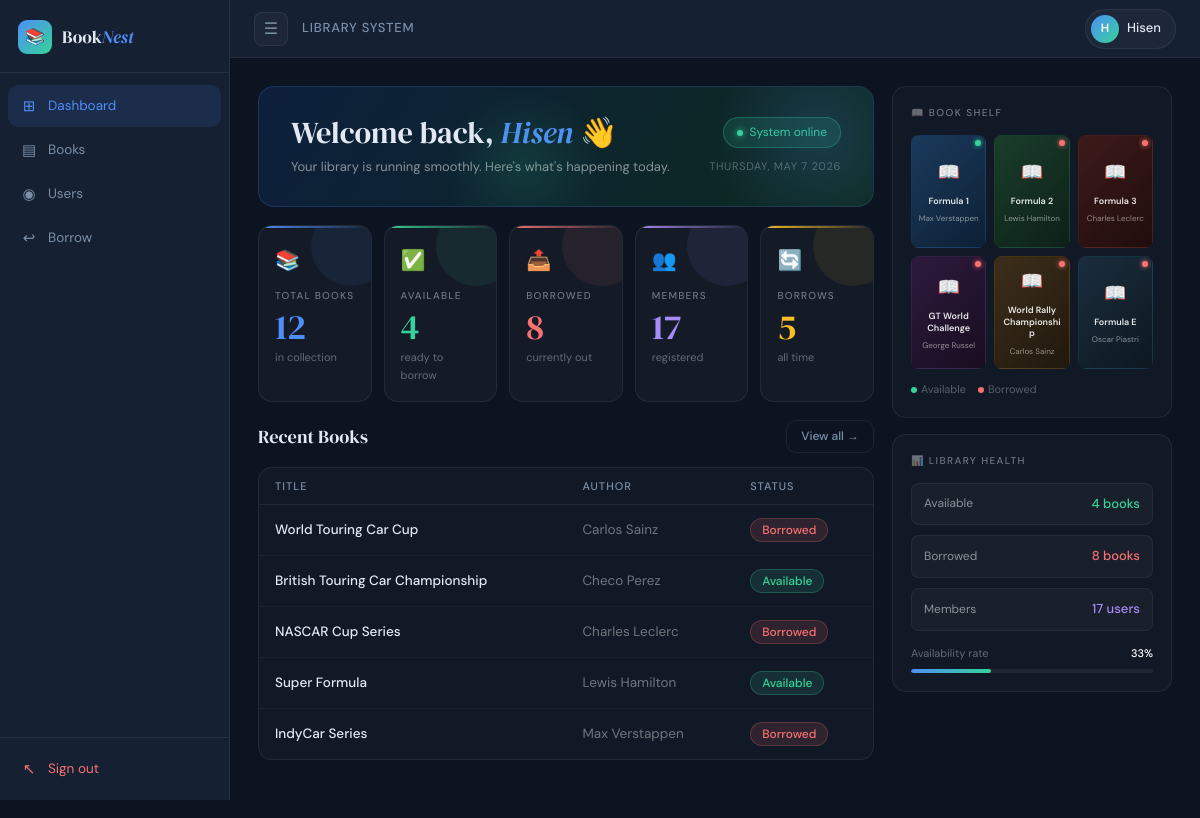
Page /dashboard.php (signed in) on the committed database.
### tables this page shows
CREATE TABLE `books` (
  `id` int(11) NOT NULL,
  `title` varchar(255) NOT NULL,
  `author` varchar(255) NOT NULL,
  `status` enum('Available','Borrowed') DEFAULT 'Available'
);

### dashboard.php (the view, shortened to what this page needs)
<?php
include 'db.php';
include 'header.php';
$totalBooks     = $conn->query("SELECT COUNT(*) as total FROM books")->fetch_assoc()['total'];
$borrowedBooks  = $conn->query("SELECT COUNT(*) as total FROM books WHERE status='Borrowed'")->fetch_assoc()['total'];
$availableBooks = $conn->query("SELECT COUNT(*) as total FROM books WHERE status='Available'")->fetch_assoc()['total'];
$totalUsers     = $conn->query("SELECT COUNT(*) as total FROM users")->fetch_assoc()['total'];
$totalBorrows   = $conn->query("SELECT COUNT(*) as total FROM borrow_records")->fetch_assoc()['total'];
$recentBooks    = $conn->query("SELECT title, author, status FROM books ORDER BY id DESC LIMIT 5");
$coverBooks     = $conn->query("SELECT title, author, status FROM books LIMIT 6");
$pct            = $totalBooks > 0 ? round(($availableBooks / $totalBooks) * 100) : 0;
?>
<div class="db">
  <div class="db-welcome">
    <div>
      <h2>Welcome back, <em><?= htmlspecialchars($_SESSION['user']) ?></em> 👋</h2>
      <p>Your library is running smoothly. Here's what's happening today.</p>
    </div>
    <div class="db-welcome-right">
      <div class="online-pill">
        <span class="online-dot"></span>
        System online
      </div>
      <div class="db-welcome-date"><?= date('l, F j Y') ?></div>
    </div>
  </div>
  <div class="db-stats">
    <div class="db-stat s1">
      <div class="db-stat-glow"></div>
      <span class="db-stat-icon">📚</span>
      <div class="db-stat-label">Total Books</div>
      <div class="db-stat-num"><?= $totalBooks ?></div>
      <div class="db-stat-sub">in collection</div>
    </div>
    <div class="db-stat s2">
      <div class="db-stat-glow"></div>
      <span class="db-stat-icon">✅</span>
      <div class="db-stat-label">Available</div>
      <div class="db-stat-num"><?= $availableBooks ?></div>
      <div class="db-stat-sub">ready to borrow</div>
    </div>
    <div class="db-stat s3">
      <div class="db-stat-glow"></div>
      <span class="db-stat-icon">📤</span>
      <div class="db-stat-label">Borrowed</div>
      <div class="db-stat-num"><?= $borrowedBooks ?></div>
      <div class="db-stat-sub">currently out</div>
    </div>
    <div class="db-stat s4">
      <div class="db-stat-glow"></div>
      <span class="db-stat-icon">👥</span>
      <div class="db-stat-label">Members</div>
      <div class="db-stat-num"><?= $totalUsers ?></div>
      <div class="db-stat-sub">registered</div>
    </div>
    <div class="db-stat s5">
      <div class="db-stat-glow"></div>
      <span class="db-stat-icon">🔄</span>
      <div class="db-stat-label">Borrows</div>
      <div class="db-stat-num"><?= $totalBorrows ?></div>
      <div class="db-stat-sub">all time</div>
    </div>
  </div>
  <div class="db-recent">
    <div class="db-section-head">
      <div class="db-section-title">Recent Books</div>
      <a href="books.php" class="btn-secondary" style="font-size:12px;padding:6px 14px;">View all →</a>
    </div>
    <div class="db-table-wrap">
      <table>
        <thead>
          <tr>
            <th>Title</th>
            <th>Author</th>
            <th>Status</th>
          </tr>
        </thead>
        <tbody>
          <?php while($row = $recentBooks->fetch_assoc()): ?>
          <tr>
            <td style="font-weight:500"><?= htmlspecialchars($row['title']) ?></td>
            <td style="color:rgba(255,255,255,0.4)"><?= htmlspecialchars($row['author']) ?></td>
            <td>
              <?php if($row['status'] === 'Available'): ?>
                <span class="badge available">Available</span>
              <?php else: ?>
                <span class="badge borrowed">Borrowed</span>
              <?php endif; ?>
            </td>
          </tr>
          <?php endwhile; ?>
        </tbody>
      </table>
    </div>
  </div>
  <div class="db-right">
    <div class="db-panel">
      <div class="db-panel-title">📖 Book Shelf</div>
      <div class="book-shelf">
        <?php
        $gradients = [
          ['135deg,#1a3a5c,#0d2035','#4f8ef7'],
          ['135deg,#1a3d2b,#0d2018','#34d399'],
          ['135deg,#3d1a1a,#200d0d','#f87171'],
          ['135deg,#2d1a3d,#190d20','#a78bfa'],
          ['135deg,#3d2e1a,#20180d','#fbbf24'],
          ['135deg,#1a2d3d,#0d1820','#38bdf8'],
        ];
        $i = 0;
        while($cb = $coverBooks->fetch_assoc()):
          $g = $gradients[$i % count($gradients)];
          $statusClass = $cb['status'] === 'Available' ? 'spine-avail' : 'spine-borrow';
        ?>
        <div class="book-spine" title="<?= htmlspecialchars($cb['title']) ?> — <?= htmlspecialchars($cb['author']) ?>">
          <div class="book-spine-inner" style="background: linear-gradient(<?= $g[0] ?>); border: 0.5px solid <?= $g[1] ?>22;">
            <div style="font-size:18px; margin-bottom:4px;">📖</div>
            <div class="book-spine-title"><?= htmlspecialchars($cb['title']) ?></div>
            <div class="book-spine-author"><?= htmlspecialchars($cb['author']) ?></div>
          </div>
          <div class="book-spine-status <?= $statusClass ?>"></div>
        </div>
        <?php $i++; endwhile; ?>
      </div>
      <div style="margin-top:12px; font-size:11px; color:rgba(255,255,255,0.3); display:flex; align-items:center; gap:12px;">
        <span style="display:flex;align-items:center;gap:4px;"><span style="width:6px;height:6px;border-radius:50%;background:#34d399;display:inline-block;"></span> Available</span>
        <span style="display:flex;align-items:center;gap:4px;"><span style="width:6px;height:6px;border-radius:50%;background:#f87171;display:inline-block;"></span> Borrowed</span>
      </div>
    </div>
    <div class="db-panel">
      <div class="db-panel-title">📊 Library Health</div>
      <div class="health-rows">
        <div class="health-row">
          <span class="health-label">Available</span>
          <span class="health-val" style="color:#34d399"><?= $availableBooks ?> books</span>
        </div>
        <div class="health-row">
          <span class="health-label">Borrowed</span>
          <span class="health-val" style="color:#f87171"><?= $borrowedBooks ?> books</span>
        </div>
        <div class="health-row">
          <span class="health-label">Members</span>
          <span class="health-val" style="color:#a78bfa"><?= $totalUsers ?> users</span>
        </div>
      </div>
      <div class="prog-wrap">
        <div class="prog-head">
          <span>Availability rate</span>
          <span style="color:white;font-weight:500"><?= $pct ?>%</span>
        </div>
        <div class="prog-track">
          <div class="prog-fill" style="width:<?= $pct ?>%"></div>
        </div>
      </div>
    </div>
  </div>
</div>
<?php include 'footer.php'; ?>

### header.php
<link rel="stylesheet" href="style.css">
<div class="layout">
  <?php include 'sidebar.php'; ?>
  <div class="main-wrapper">
    <div class="topbar" id="topbar">
      <div class="topbar-left">
        <button onclick="toggleSidebar()" class="menu-btn">☰</button>
        <span class="topbar-title">Library System</span>
      </div>
      <div class="user-box">
        <?php
          $name = $_SESSION['user'] ?? 'Guest';
          $initial = strtoupper(substr($name, 0, 1));
        ?>
        <div class="user-avatar"><?= $initial ?></div>
        <?= htmlspecialchars($name) ?>
      </div>
    </div>
    <div class="main-content" id="main-content">

### sidebar.php (shortened to what this page needs)
<div class="sidebar" id="sidebar">
  <div class="sidebar-header">
    <div class="sidebar-logo-icon">📚</div>
    <div class="sidebar-logo-text">Book<em>Nest</em></div>
  </div>
  <nav class="sidebar-nav">
    <a href="dashboard.php" class="sidebar-link <?= basename($_SERVER['PHP_SELF']) == 'dashboard.php' ? 'active' : '' ?>">
      <span class="link-icon">⊞</span>
      <span class="link-label">Dashboard</span>
    </a>
    <a href="books.php" class="sidebar-link <?= basename($_SERVER['PHP_SELF']) == 'books.php' ? 'active' : '' ?>">
      <span class="link-icon">▤</span>
      <span class="link-label">Books</span>
    </a>
    <a href="users.php" class="sidebar-link <?= basename($_SERVER['PHP_SELF']) == 'users.php' ? 'active' : '' ?>">
      <span class="link-icon">◉</span>
      <span class="link-label">Users</span>
    </a>
    <a href="borrow.php" class="sidebar-link <?= basename($_SERVER['PHP_SELF']) == 'borrow.php' ? 'active' : '' ?>">
      <span class="link-icon">↩</span>
      <span class="link-label">Borrow</span>
    </a>
  </nav>
  <div class="sidebar-footer">
    <a href="logout.php" class="sidebar-link logout">
      <span class="link-icon">↖</span>
      <span class="link-label">Sign out</span>
    </a>
  </div>
</div>

### footer.php (shortened to what this page needs)
    </div>
  </div>
</div>

### rows in the picture
books: title "World Touring Car Cup", author "Carlos Sainz", status "Borrowed"
books: title "British Touring Car Championship", author "Checo Perez", status "Available"
books: title "NASCAR Cup Series", author "Charles Leclerc", status "Borrowed"
books: title "Super Formula", author "Lewis Hamilton", status "Available"
books: title "IndyCar Series", author "Max Verstappen", status "Borrowed"
books: title "Formula 1", author "Max Verstappen"
books: title "Formula 2", author "Lewis Hamilton"
books: title "Formula 3", author "Charles Leclerc"
books: title "GT World Challenge", author "George Russel"
books: title "World Rally Championship", author "Carlos Sainz"
books: title "Formula E", author "Oscar Piastri"

### other values in the picture
$initial "H"
$name "Hisen"
$_SESSION['user'] "Hisen"
$totalBooks "12"
$availableBooks "4"
$borrowedBooks "8"
$totalUsers "17"
$totalBorrows "5"
$pct "33"
